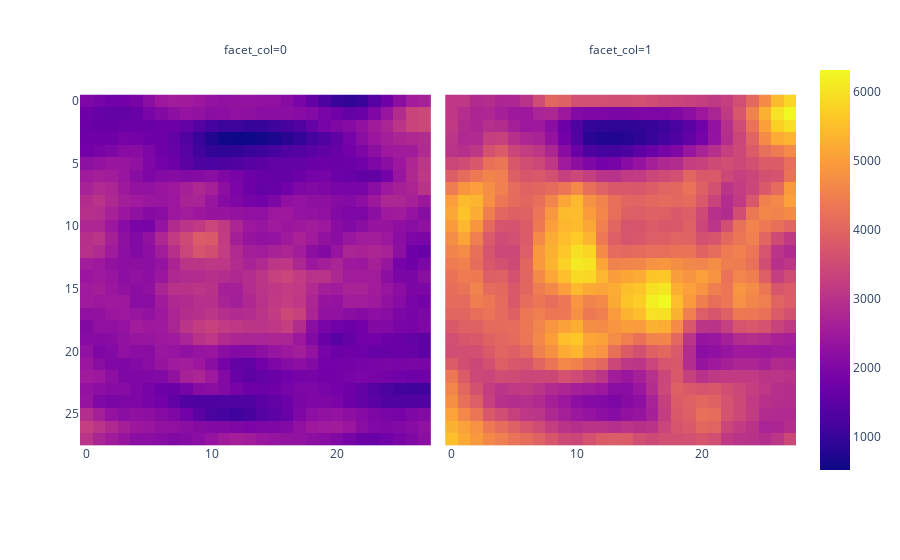

Write notebook code for a chart like this one.
### Code cell
px.imshow(correlations[2], facet_col=2)

### Figure 1 — Plotly figure (JSON) as saved in the notebook; plotly's stock layout.template omitted (floating-point values rounded to 4 significant figures; data arrays with more than 128 entries replaced by an {"elided": "..."} marker saying what was removed)
{"data": [{"coloraxis": "coloraxis", "hovertemplate": "x: %{x}<br>y: %{y}<br>color: %{z}<extra></extra>", "name": "0", "type": "heatmap", "xaxis": "x", "yaxis": "y", "z": {"elided": "28x28 int values"}}, {"coloraxis": "coloraxis", "hovertemplate": "x: %{x}<br>y: %{y}<br>color: %{z}<extra></extra>", "name": "1", "type": "heatmap", "xaxis": "x2", "yaxis": "y2", "z": {"elided": "28x28 float values"}}], "layout": {"annotations": [{"font": {}, "showarrow": false, "text": "facet_col=0", "x": 0.245, "xanchor": "center", "xref": "paper", "y": 1, "yanchor": "bottom", "yref": "paper"}, {"font": {}, "showarrow": false, "text": "facet_col=1", "x": 0.755, "xanchor": "center", "xref": "paper", "y": 1, "yanchor": "bottom", "yref": "paper"}], "coloraxis": {"colorscale": [[0, "#0d0887"], [0.1111, "#46039f"], [0.2222, "#7201a8"], [0.3333, "#9c179e"], [0.4444, "#bd3786"], [0.5556, "#d8576b"], [0.6667, "#ed7953"], [0.7778, "#fb9f3a"], [0.8889, "#fdca26"], [1, "#f0f921"]]}, "margin": {"t": 60}, "xaxis": {"anchor": "y", "constrain": "domain", "domain": [0, 0.49], "scaleanchor": "y"}, "xaxis2": {"anchor": "y2", "domain": [0.51, 1], "matches": "x"}, "yaxis": {"anchor": "x", "autorange": "reversed", "constrain": "domain", "domain": [0, 1]}, "yaxis2": {"anchor": "x2", "domain": [0, 1], "matches": "y", "showticklabels": false}}}
